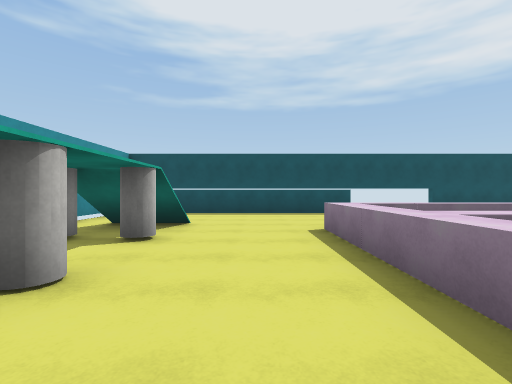
[1] (above)

16 first-person views from a walk through a scene from a Unity 3-D project. The camera is 1.4 m above the floor, looks level and sees 85° across. The floor is counted in squares, 2 m on a side. Each view is taken from the middle of a square. On the plan, view 1 faces up. The plan holds only what a view shows up to about 9 squares ahead; the rest is blank. The place goes on beyond the plan. The player is left out. Surface patterns are stand-ins for the level's own textures.

[2]
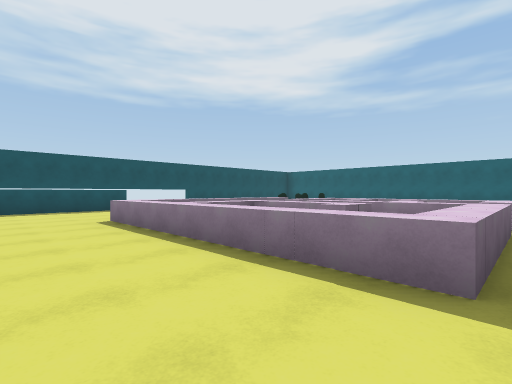

[3]
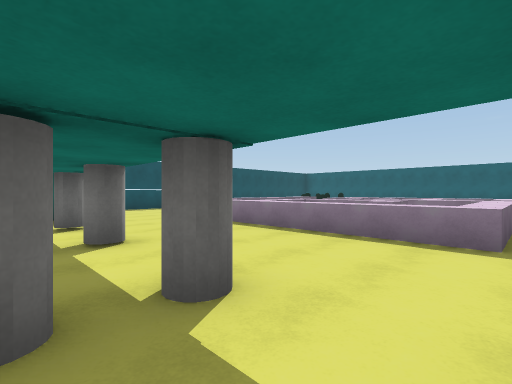

[4]
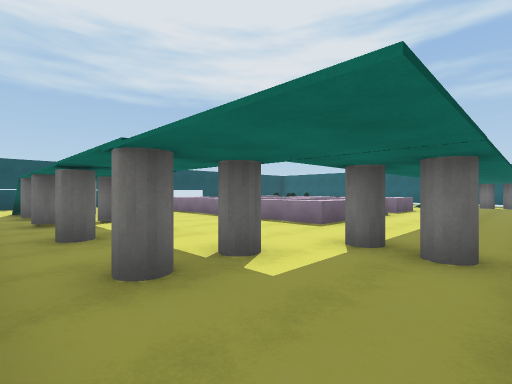

[5]
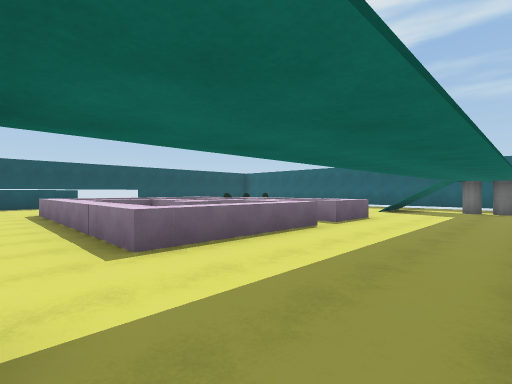

[6]
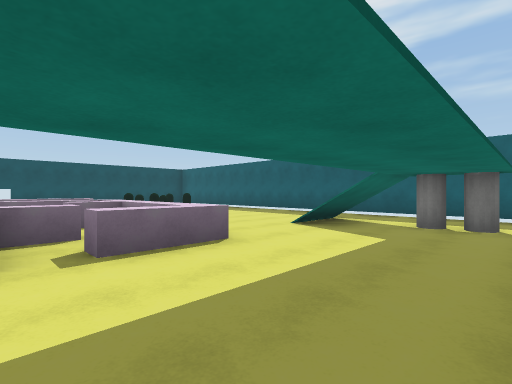

[7]
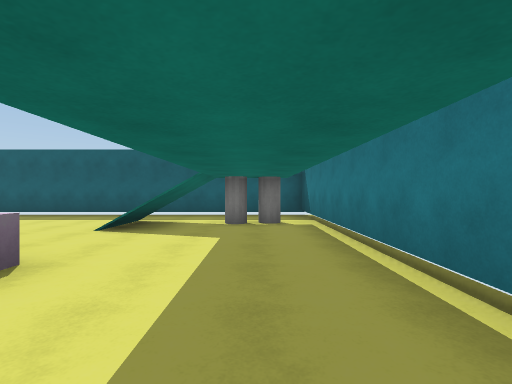

[8]
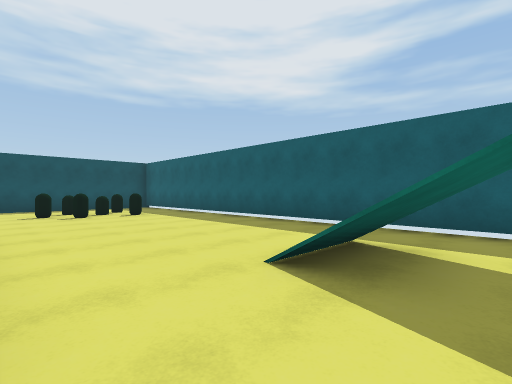

[9]
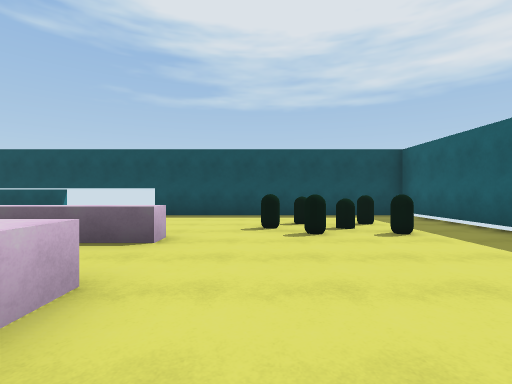

[10]
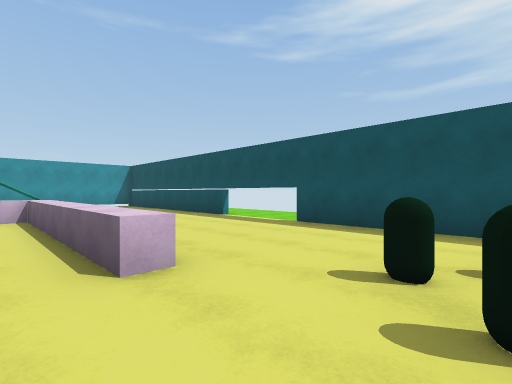

[11]
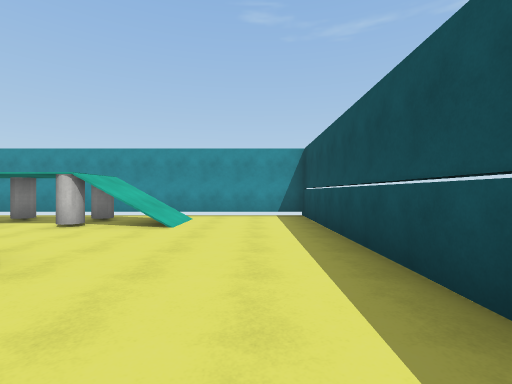

[12]
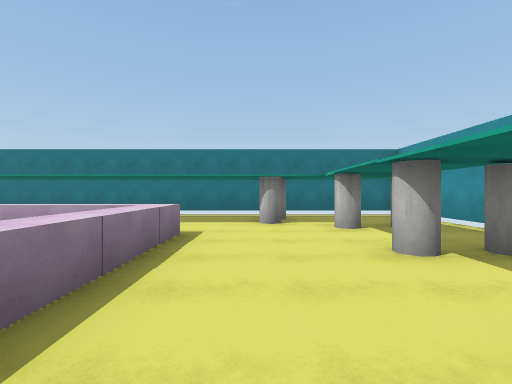

[13]
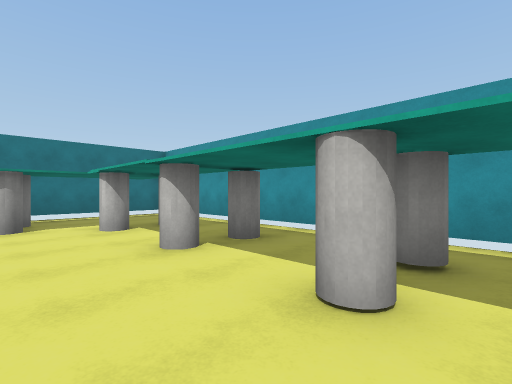

[14]
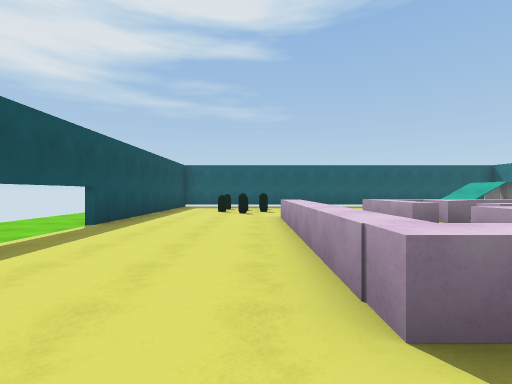

[15]
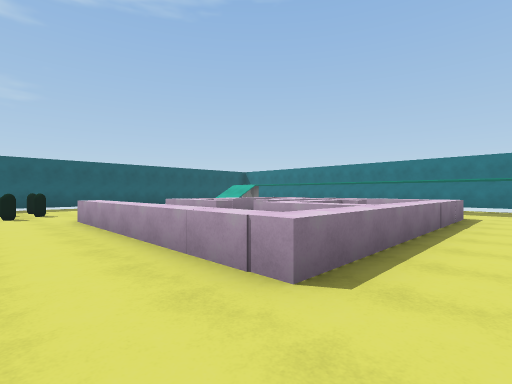

[16]
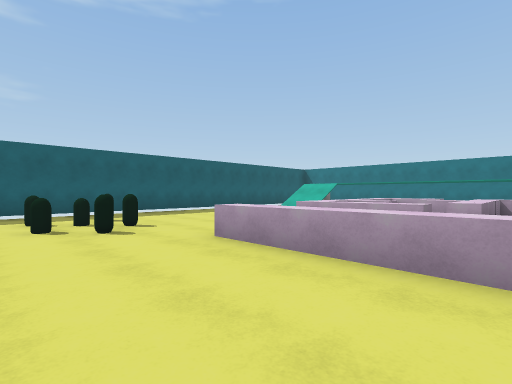

### Floor plan
Key: @ floor where view 1 was taken; # wall or solid block; x gap in a wall; . floor; / step, stairs or slope; = window, fence, low wall or low ledge; C cylinder; A capsule; O other object.
Columns run from 5 left of view 1 to 14 right of it. Each row starts with its distance up from view 1.
 10 ####################
  9 #..................#
  8 #..................#
  7 #..............AA..#
  6 #.//..........AAA..#
  5 #.//..OOOOOOO......#
  4 #.C=..O............#
  3 #.....OOOOOOO......#
  2 #.C#..OOOOOOO......#
  1 #.....OOOOOOO......#
  0 #.C#.@OOOOOOO......#
 -1 #.....OOOOOOO..///.#
 -2 #.....OOOO.OO..///.#
 -3 #.Cx#...........=..#
 -4 #...#...........#..#
 -5  ..................#
 -6  ###################

Where each view was taken, in squares from view 1:
view 1: 0 up, 0 right, facing up
view 2: 2 down, 1 left, facing up-right
view 3: 2 down, 3 left, facing up-right
view 4: 5 down, 4 left, facing up-right
view 5: 5 down, 0 right, facing up-right
view 6: 5 down, 5 right, facing up-right
view 7: 4 down, 5 right, facing right
view 8: 3 down, 8 right, facing up-right
view 9: 1 up, 9 right, facing up
view 10: 4 up, 10 right, facing up-left
view 11: 8 up, 4 right, facing left
view 12: 3 up, 0 right, facing down
view 13: 3 up, 0 right, facing down-left
view 14: 6 up, 0 right, facing right
view 15: 7 up, 0 right, facing down-right
view 16: 8 up, 4 right, facing down-right
